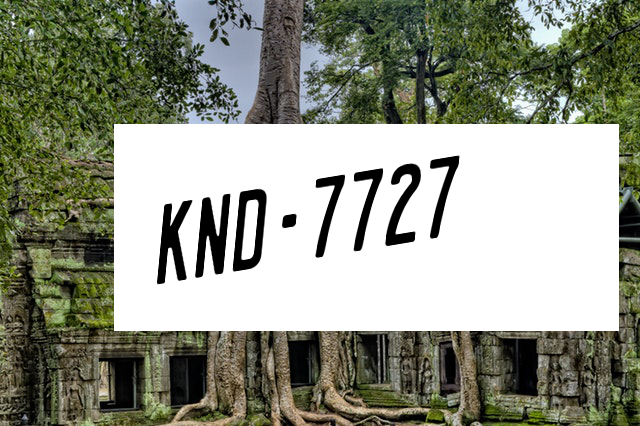
#> input picture plate_gen/3.png, 640 x 426 px, found by its file name
$ python THRESH_BINARY.py
#> lines starting #> are read from the running program, lines starting #| are printed output that depends on the picture; after the words box and inside, x2 and y2 are one past the last pixel; in counts of white or black regions, pixels touching at a corner belong together
import os
from PIL import Image, ImageEnhance
import pytesseract
import numpy as np
import cv2

#from PIL import Image


#img = Image.open("testing.jpg")
#text = pytesseract.image_to_string(img, lang='eng')
img = cv2.imread(os.path.expanduser("/Users/Ovadan/Desktop/py/plate_gen/3.png"), 0)
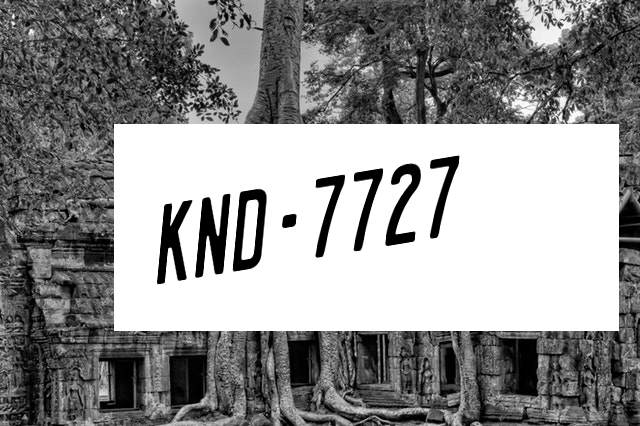
#> img: shape (426, 640); min 0, max 255, mean 142
ret, thresh = cv2.threshold(img, 70, 255, cv2.THRESH_BINARY)
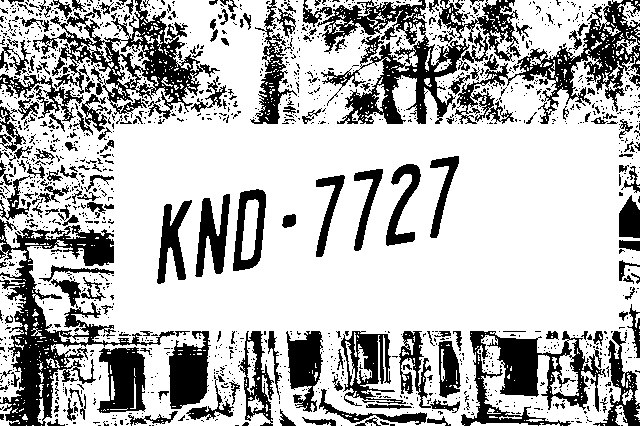
#> thresh: shape (426, 640); 71.8% white; 1528 black regions (1326 under 20 px), largest, box (x1, y1, x2, y2) and area: (0, 219, 175, 426) 8450, (317, 0, 470, 124) 6761, (33, 0, 220, 119) 6492
cv2.imwrite('thresh1.png', thresh)
#cv2.imwrite("sampleTH3.jpg", thresh)
cv2.waitKey(0)
cv2.destroyAllWindows()
# [19 lines of commented-out code are left out]

$ run again, with plate_gen/0.png copied over plate_gen/3.png
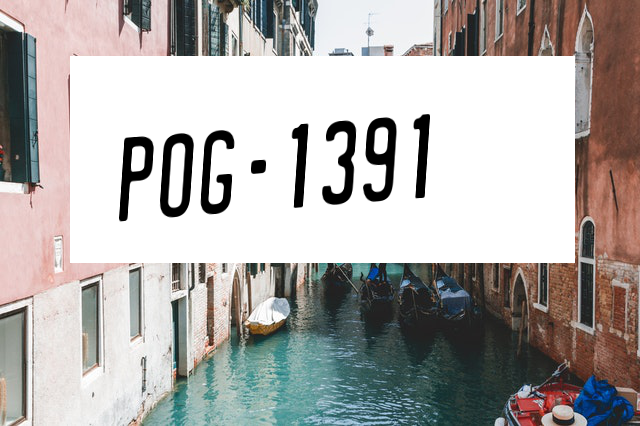
#> input picture plate_gen/0.png, 640 x 426 px, found by its file name
#> `img = cv2.imread(os.path.expanduser("/Users/Ovadan/Desktop/py/plate_ge..`:
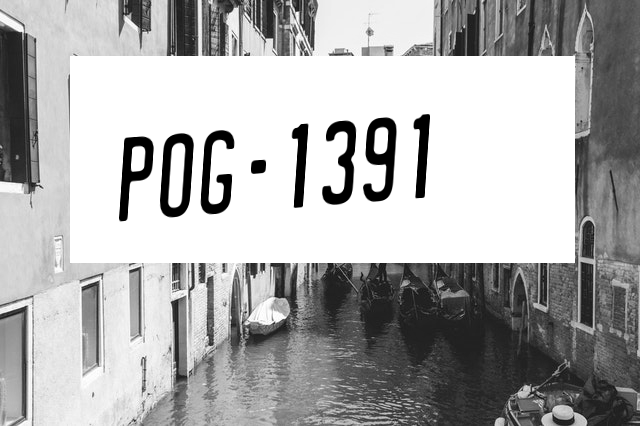
#> img: shape (426, 640); min 0, max 255, mean 171.4
#> `ret, thresh = cv2.threshold(img, 70, 255, cv2.THRESH_BINARY)`:
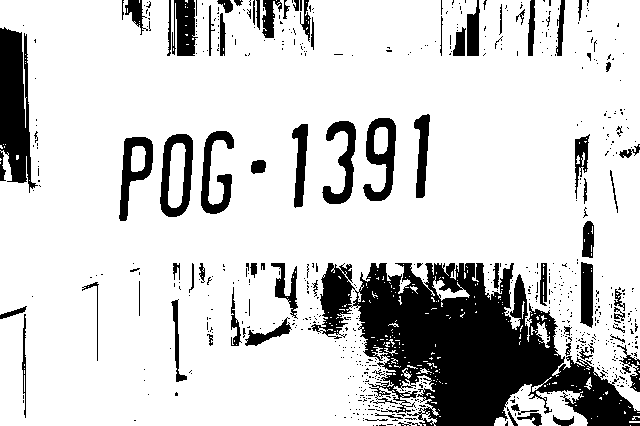
#> thresh: shape (426, 640); 81.2% white; 689 black regions (607 under 20 px), largest, box (x1, y1, x2, y2) and area: (311, 263, 640, 426) 26909, (0, 27, 38, 193) 4004, (160, 134, 193, 217) 1384

$ run again, with plate_gen/1.png copied over plate_gen/3.png
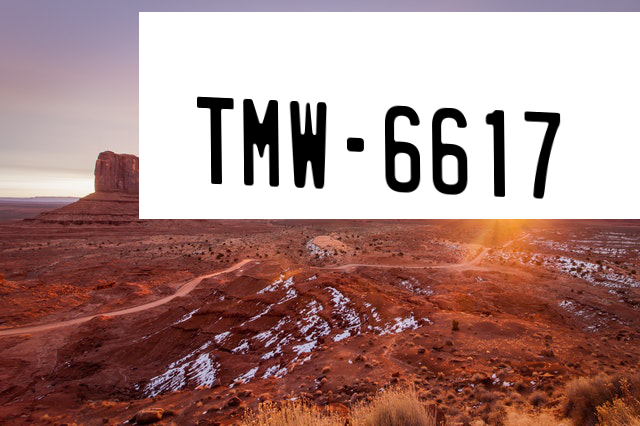
#> input picture plate_gen/1.png, 640 x 426 px, found by its file name
#> `img = cv2.imread(os.path.expanduser("/Users/Ovadan/Desktop/py/plate_ge..`:
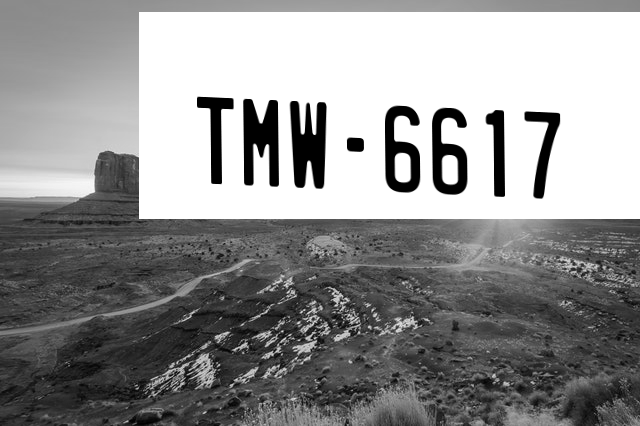
#> img: shape (426, 640); min 0, max 255, mean 145.4
#> `ret, thresh = cv2.threshold(img, 70, 255, cv2.THRESH_BINARY)`:
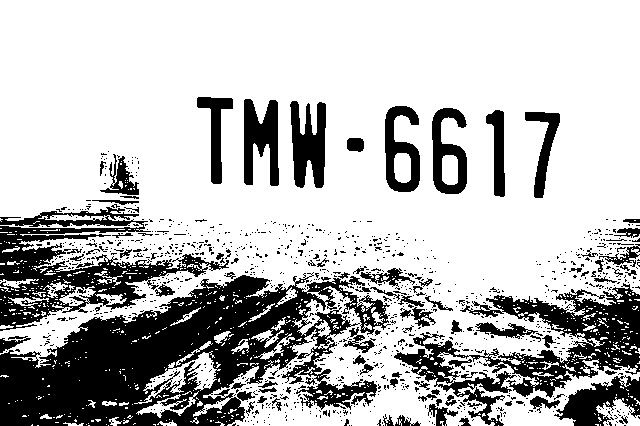
#> thresh: shape (426, 640); 73.2% white; 1115 black regions (1020 under 20 px), largest, box (x1, y1, x2, y2) and area: (0, 272, 391, 426) 30368, (394, 283, 640, 426) 10412, (0, 207, 229, 331) 9332

$ run again, with plate_gen/10.png copied over plate_gen/3.png
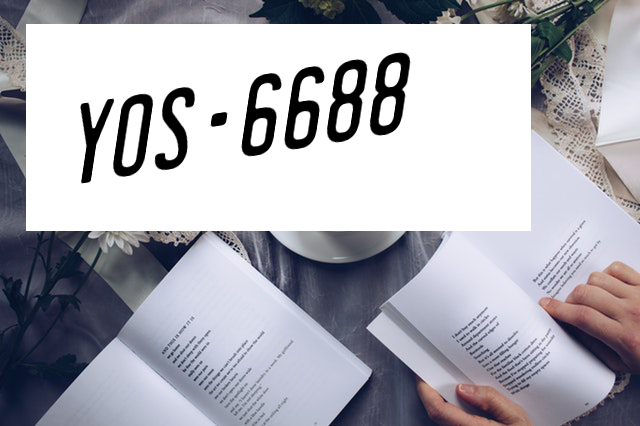
#> input picture plate_gen/10.png, 640 x 426 px, found by its file name
#> `img = cv2.imread(os.path.expanduser("/Users/Ovadan/Desktop/py/plate_ge..`:
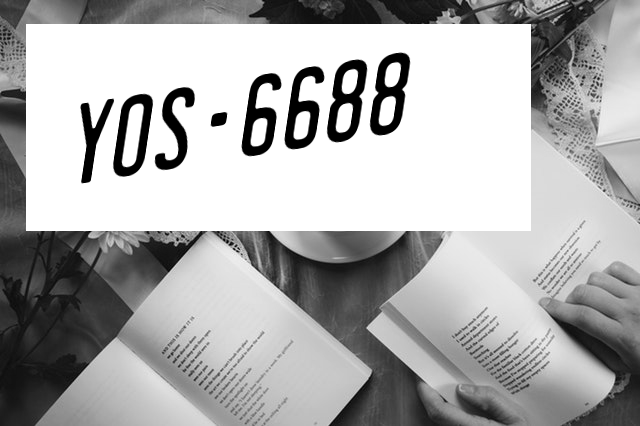
#> img: shape (426, 640); min 0, max 255, mean 171.8
#> `ret, thresh = cv2.threshold(img, 70, 255, cv2.THRESH_BINARY)`:
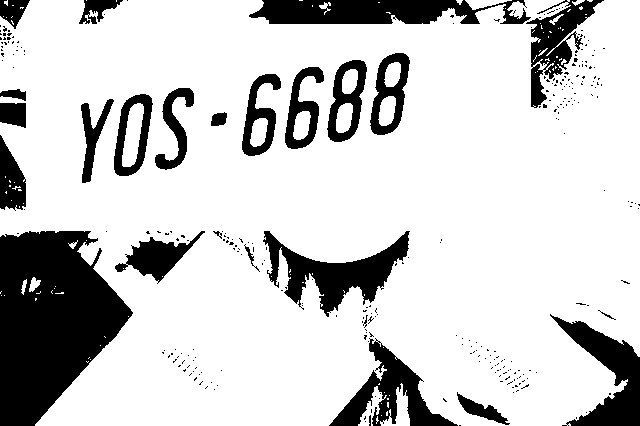
#> thresh: shape (426, 640); 80.2% white; 296 black regions (270 under 20 px), largest, box (x1, y1, x2, y2) and area: (0, 231, 133, 426) 17533, (249, 0, 531, 24) 5008, (263, 231, 410, 317) 4726
